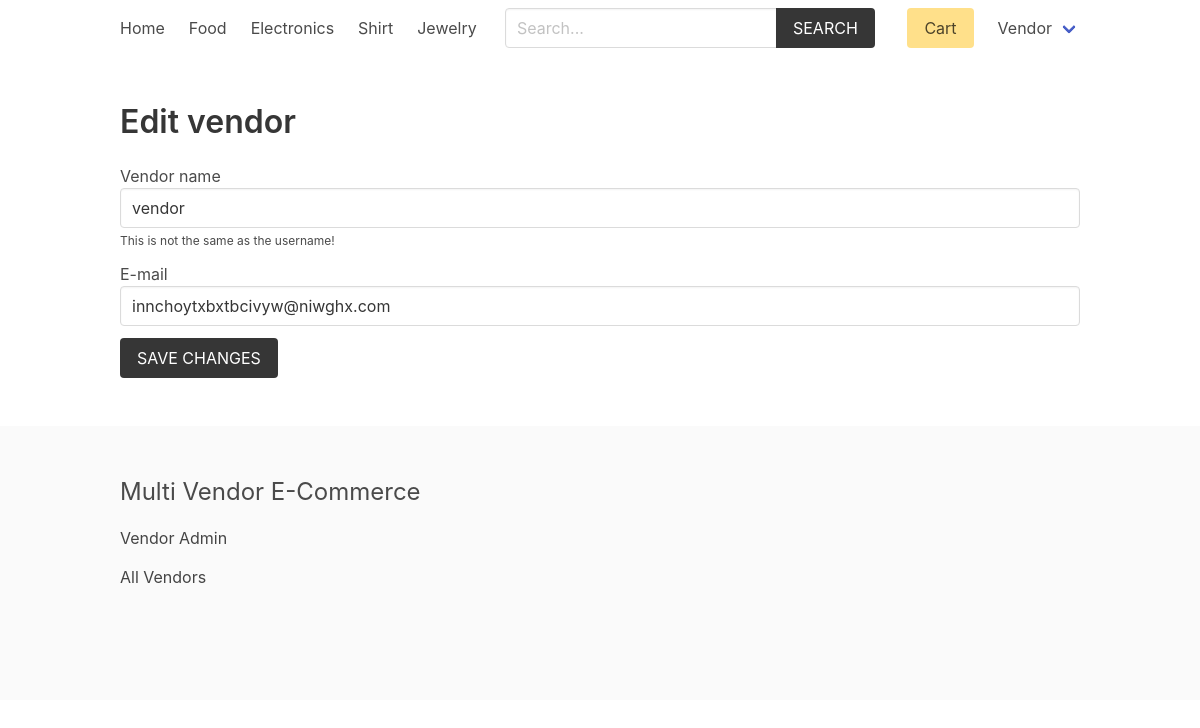
The page /vendor/edit-vendor/ (signed in) on the database its author committed.
### product/models.py (models this page shows, shortened)
class Category(models.Model):
    title = models.CharField(max_length=50)
    slug = models.SlugField(max_length=55)
    ordering = models.IntegerField(default=0)
    class Meta:
        ordering = ['ordering']

### vendor/models.py (models this page shows, shortened)
class Vendor(models.Model):
    name = models.CharField(max_length=255)
    created_at = models.DateTimeField(auto_now_add=True)
    created_by = models.OneToOneField(User, related_name='vendor', on_delete=models.CASCADE)
    class Meta:
        ordering = ['name']

### vendor/views.py (the view, shortened to what this page needs)
# urls.py: path('edit-vendor/', views.edit_vendor, name="edit-vendor"),
@login_required
def edit_vendor(request):
    vendor = request.user.vendor
    return render(request, 'vendor/edit_vendor.html', {'vendor': vendor})

### cart/cart.py (called while the page is built)
    def __len__(self):
        return sum(item['quantity'] for item in self.cart.values())

### cart/context_processors.py (called while the page is built)
def cart(request):
    return {'cart': Cart(request)}

### product/context_processors.py (called while the page is built)
def menu_categories(request):
    categories = Category.objects.all()
    return {'categories': categories}

### templates/vendor/edit_vendor.html (shortened to what this page needs)
{% extends 'core/base.html' %}
{% block content %}
    <h1 class="title">Edit vendor</h1>
    <form method="post" action=".">
        <div class="field">
            <label>Vendor name</label>
            <div class="control">
                <input type="text" name="name" id="id_name" value="{{ vendor.name }}" class="input">
            </div>
            <p class="help">This is not the same as the username!</p>
        </div>
        <div class="field">
            <label>E-mail</label>
            <div class="control">
                <input type="email" name="email" id="id_email" value="{{ vendor.created_by.email }}" class="input">
            </div>
        </div>
        <div class="field">
            <div class="control">
                <button class="button is-dark is-uppercase">Save changes</button>
            </div>
        </div>
    </form>
{% endblock %}

### templates/core/base.html (shortened to what this page needs)
{% load static %}
<!DOCTYPE html>
<html lang="en">
<head>
    <link rel="stylesheet" href="https://cdn.jsdelivr.net/npm/bulma@0.9.2/css/bulma.min.css">
    <link rel="stylesheet" href="{% static 'css/main.css' %}">
</head>
<body>
    <div class="container">
        <nav class="navbar" role="navigation" aria-label="main navigation">
            <div id="navbarBasicExample" class="navbar-menu">
                <div class="navbar-start">
                <a class="navbar-item" href="{% url 'core:home' %}">
                    Home
                </a>
                {% for category in categories %}
                    <a class="navbar-item" href="{% url 'product:category' category.slug %}">
                        {{category.title}}
                    </a>
                {% endfor %}
                </div>
                <div class="navbar-start">
                    <div class="navbar-item">
                        <form method="get" action="{% url 'product:search' %}">
                            <div class="field has-addons">
                                <div class="control">
                                    <input type="search" name="query" id="" class="input" placeholder="Search...">
                                </div>
                                <div class="control">
                                    <button class="button is-dark is-uppercase">Search</button>
                                </div>
                            </div>
                        </form>
                    </div>
                </div>
                <div class="navbar-end">
                <div class="navbar-item">
                    <a href="{% url 'cart:cart' %}" class="button is-warning">Cart {% if cart %}({{cart|length}}){% endif %}</a>
                </div>
                {% if request.user.is_authenticated %}
                <div class="navbar-item has-dropdown is-hoverable">
                    <a class="navbar-link is-capitalized">
                    {{user.vendor.name}}
                    </a>
                </div>
                {% endif %}
                </div>
            </div>
            </nav>
    </div>
    <section class="section">
        <div class="container">
            {% block content %}{% endblock content %}
        </div>
    </section>
    <footer class="footer">
        <div class="container">
            <h3 class="is-size-4 mb-4">Multi Vendor E-Commerce</h3>
            {% if request.user.is_authenticated %}
                <a href="{% url 'vendor:vendor-admin' %}">Vendor Admin</a>
            {% else %}
                <a href="{% url 'vendor:become-vendor' %}">Become a Vendor</a>
            {% endif %}
            <br>
            <a href="{% url 'vendor:vendors' %}">All Vendors</a>
        </div>
    </footer>
</body>
</html>

### core/static/css/main.css (style rules this page uses)
.footer a { margin-bottom: 15px; display: inline-block; color: #444; }

### rows shown on the page
Category: title "Food"
Category: title "Electronics"
Category: title "Shirt"
Category: title "Jewelry"
Vendor: name "vendor", email "innchoytxbxtbcivyw@niwghx.com"

### other values the page prints
{{ user.vendor.name }} "Vendor"
